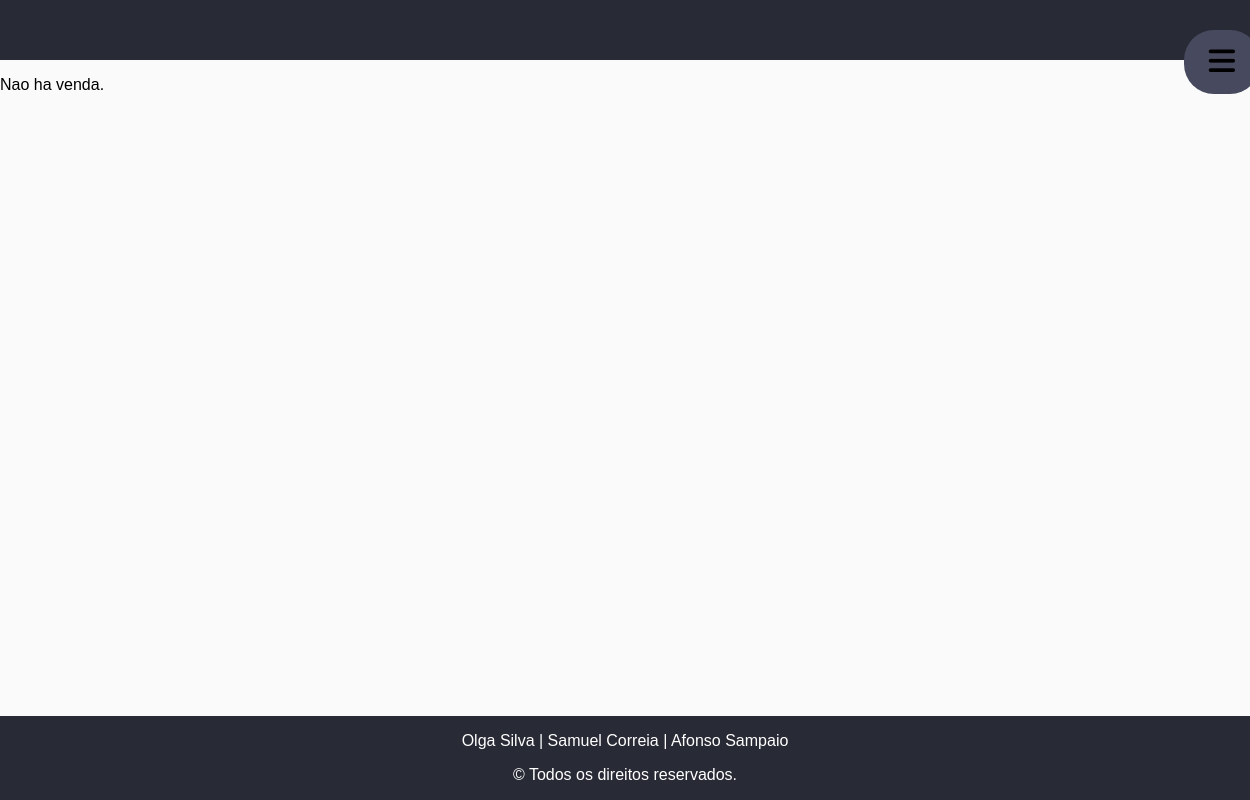
The app's page /ibuy/, older data.
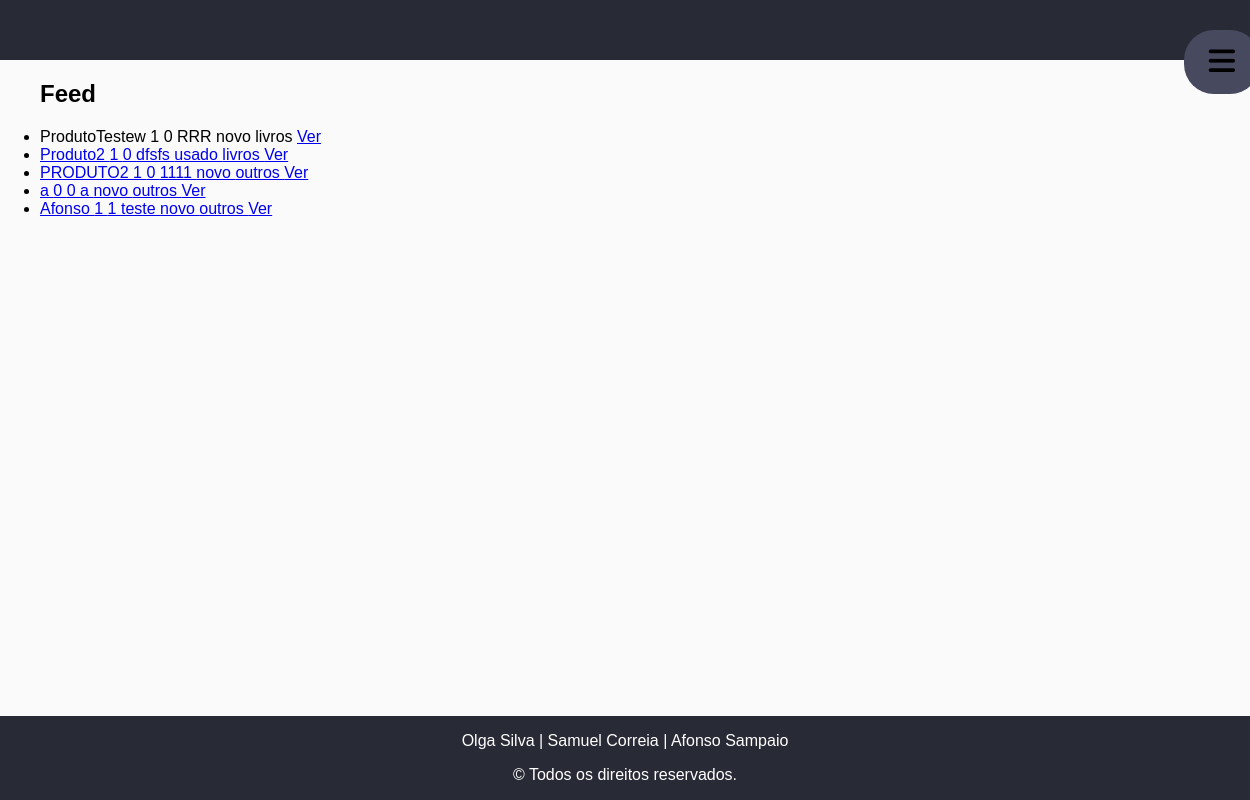
The same page, newer data.
### ibuy/models.py (models this page shows)
class Produto(models.Model):
    user = models.ForeignKey(User, on_delete=models.CASCADE, default="")
    nome = models.CharField(max_length=100)
    categoria = models.OneToOneField(Categoria, on_delete=models.CASCADE, default="")
    quantidade = models.IntegerField(default=0)
    descricao = models.TextField()  # mudar
    preco = models.IntegerField(default=0)
    NOVO = 'novo'
    USADO = 'usado'
    OPCOES_CONDICAO = (
        (NOVO, 'Novo'),
        (USADO, 'Usado'),
    )
    condicao = models.CharField(choices=OPCOES_CONDICAO, default=NOVO, max_length=100)

class Categoria(models.Model):
    ROUPA = 'roupa'
    LIVROS = 'livros'
    ESCRITA = 'escrita'  # nao sei se posso escrver mais
    SEBENTAS = 'sebentas'
    CASA = 'casa'
    OUTROS = 'outros'
    OPCOES_CATEGORIA = (
        (ROUPA, 'Roupa'),
        (LIVROS, 'Livros e Cadernos'),
        (ESCRITA, 'Material de Escrita'),
        (SEBENTAS, 'Apontamentos e Sebentas'),
        (CASA, 'Casa'),
        (OUTROS, 'Outros'),
    )
    tipo = models.CharField(choices=OPCOES_CATEGORIA, default=OUTROS, max_length=100 )  # definir o default

### ibuy/views.py (the view)
# urls.py: path('', views.index, name='index'),
def index(request):
    lista_produtos = Produto.objects.exclude(user_id=request.user.id)
    context = {'lista_produtos': lista_produtos}
    return render(request, 'ibuy/index.html', context)

### ibuy/templates/ibuy/index.html (shortened to what this page needs)
<!DOCTYPE html>
<html lang="en">
<head>
    {% load static %}
    <link rel="stylesheet" type="text/css" href="{% static 'ibuy/style.css' %}"/>
    <link rel="stylesheet" type="text/css" href="{% static 'fontawesome/css/all.min.css' %}" />
</head>
<body>
    <header>
                <section id="sidebar">
            <span class="slider">
                <a onclick="openMenu()">
                    <i class="fa fa-bars" aria-hidden="true"></i>
                </a>
            </span>
        </section>
    </header>
    {% block content %}
        <p>
      {% if lista_produtos %}
    <ul>
        <h2>Feed</h2>
        {% for produto in lista_produtos %}
        <li>
            {{ produto.nome }}
            {{ produto.quantidade }}
            {{ produto.preco }}
            {{ produto.descricao }}
            {{ produto.condicao }}
            {{ produto.categoria.tipo }}
            <a href="{% url 'ibuy:produto' produto.id %}">
                Ver
            </a>
            <a href="{% url 'ibuy:"
        </li>
    </ul>
    {% else %}
    <p>Nao ha venda.</p>
    {% endif %}
    <p>
    {% endblock %}
<footer>
    <p>Olga Silva | Samuel Correia | Afonso Sampaio</p>
    <p>&copy; Todos os direitos reservados.</p>
</footer>
</body>
</html>

### ibuy/static/ibuy/style.css (style rules this page uses)
body { background-color: #FFCC66; font-family: sans-serif; margin: 0; background-color: #fafafa; overflow-x: hidden; }
.slider a { color: black; font-size: 30px; }
#sidebar { padding: 20px; transition: margin-left 0.7s; overflow: hidden; width: 100%; }
header { height: 60px; text-align: right; background-color: #282A35 !important; color: white; }
header a, #criar_questao, #back_button, .submit { background-color: #47495E; color: white; padding: 15px 25px; text-align: center; text-decoration: none; display: inline-block; border-radius: 30px; margin: 10px; width: auto; font-weight: bold; border: none; }
footer { position: fixed; bottom: 0px; left: 0px; right: 0px; text-align: center; color: white; background-color: #282A35; }

Row changes from the older to the newer data that the page shows:
added Produto: nome "ProdutoTestew", quantidade "1", preco "0", descricao "RRR", condicao "novo", categoria.tipo "livros"
added Produto: nome "Produto2", quantidade "1", preco "0", descricao "dfsfs", condicao "usado", categoria.tipo "livros"
added Produto: nome "PRODUTO2", quantidade "1", preco "0", descricao "1111", condicao "novo", categoria.tipo "outros"
added Produto: nome "a", quantidade "0", preco "0", descricao "a", condicao "novo", categoria.tipo "outros"
added Produto: nome "Afonso", quantidade "1", preco "1", descricao "teste", condicao "novo", categoria.tipo "outros"
Text that changed along with them:
text no longer shown: "Nao ha venda."
text now shown: "Feed"
